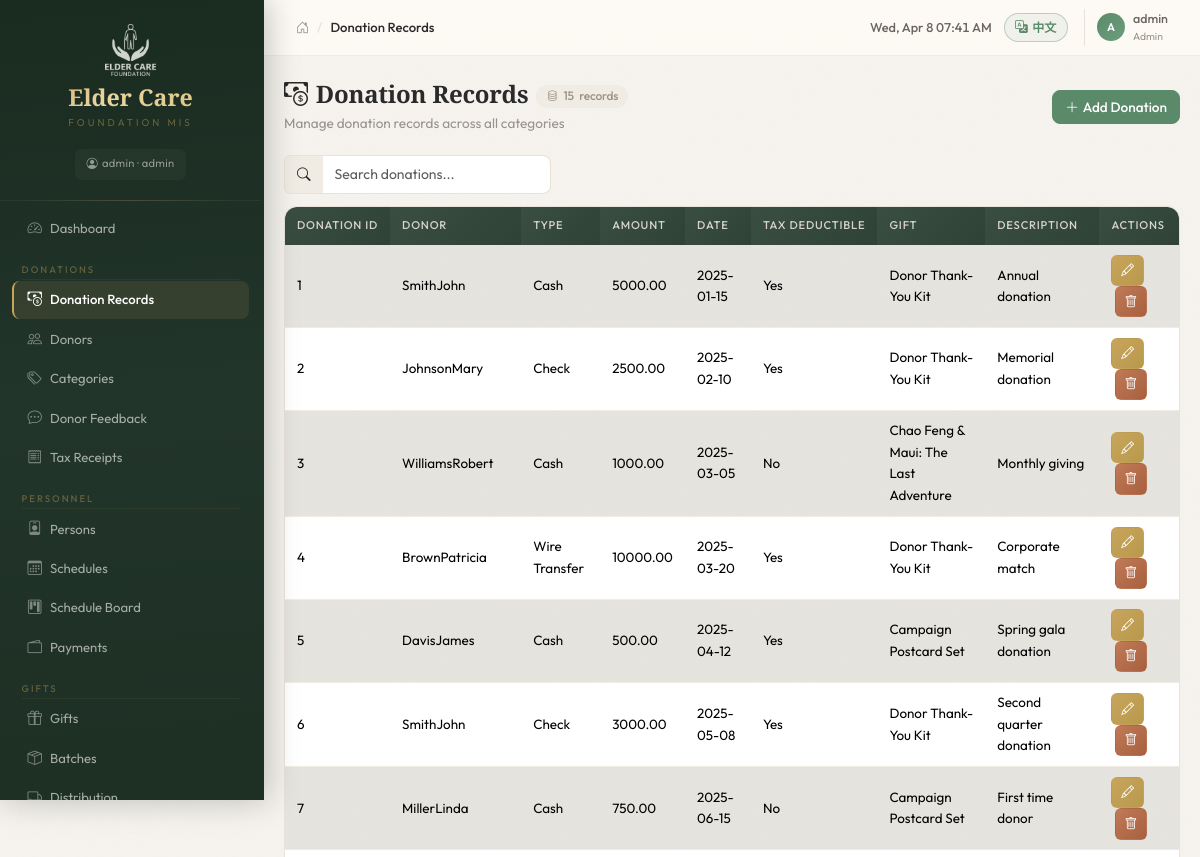
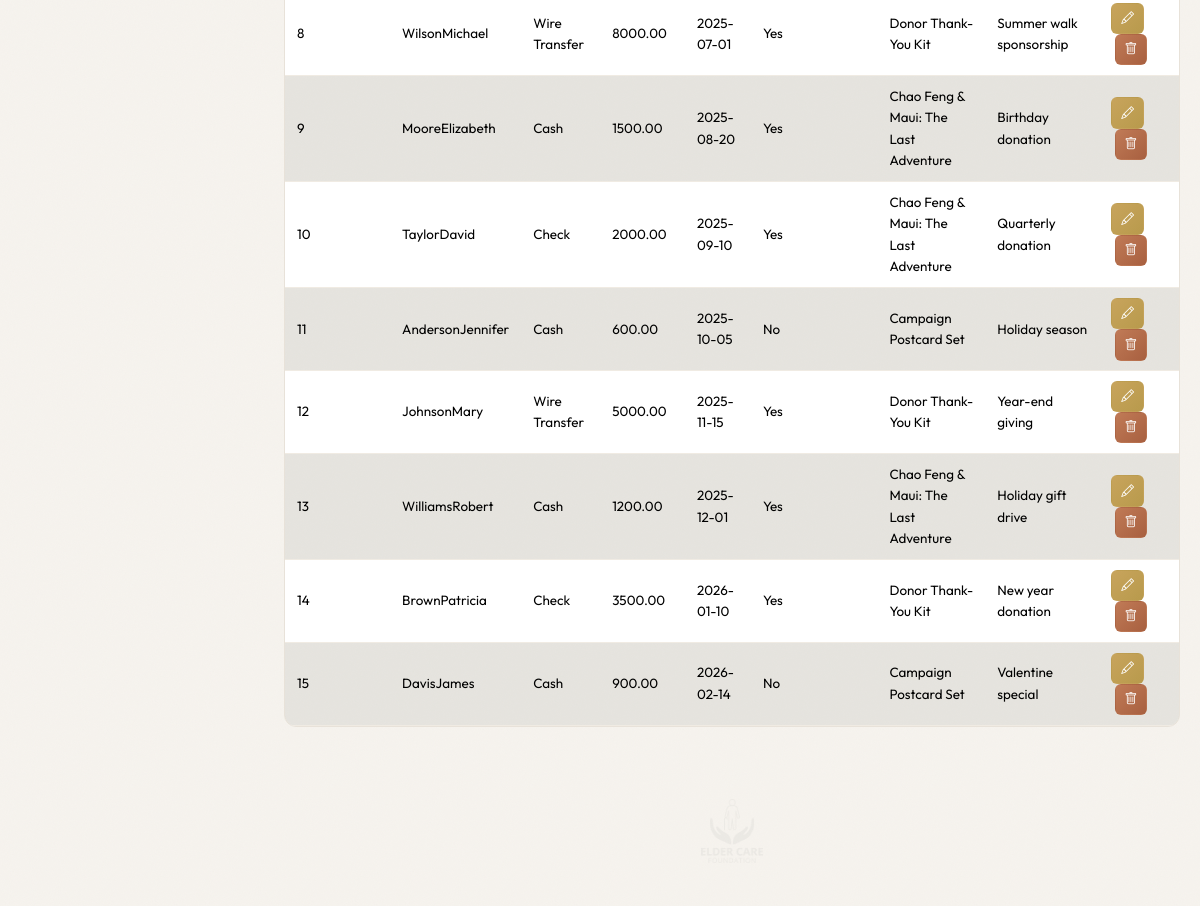
The app's page /donations (signed in) with its own data (2 pictures, top to bottom).
### tables this page shows
CREATE TABLE "User" (
	"user_id"	INTEGER,
	"user_name"	TEXT,
	"password"	TEXT,
	"email"	TEXT,
	"is_active"	INTEGER,
	"created_date"	NUMERIC,
	"updated_date"	NUMERIC, role TEXT DEFAULT "viewer",
	PRIMARY KEY("user_id")
);

CREATE TABLE "donations" (
	"donation_id"	INTEGER,
	"donor_id"	INTEGER,
	"donation_type"	TEXT,
	"amount"	REAL,
	"donation_date"	NUMERIC,
	"is_tax_deductible"	INTEGER,
	"gift_given"	TEXT,
	"description"	TEXT,
	"created_date"	NUMERIC,
	PRIMARY KEY("donation_id"),
	FOREIGN KEY("donation_type") REFERENCES "",
	FOREIGN KEY("donor_id") REFERENCES "donors"("donor_id")
);

CREATE TABLE "donors" (
	"donor_id"	INTEGER,
	"first_name"	TEXT,
	"last_name"	TEXT,
	"email"	TEXT,
	"age"	INTEGER,
	"gender"	TEXT,
	"location"	TEXT,
	"created_date"	NUMERIC,
	PRIMARY KEY("donor_id")
);

### blueprints/donations.py (the view)
@donations_bp.route('/donations')
@login_required
@role_required('finance')
def donations_list():
    rows = query_db(
        'SELECT d.*, dn.first_name, dn.last_name '
        'FROM donations d LEFT JOIN donors dn ON d.donor_id = dn.donor_id '
        'ORDER BY d.donation_id ASC'
    )
    donors = query_db('SELECT donor_id, first_name, last_name FROM donors ORDER BY last_name')
    gifts = query_db('SELECT gift_id, gift_name FROM gifts WHERE is_active = 1 ORDER BY gift_id')
    return render_template('donations/donations.html', donations=rows, donors=donors, gifts=gifts)

### blueprints/auth.py (called while the page is built)
def role_required(*roles):
    def decorator(f):
        @wraps(f)
        def wrapped(*args, **kwargs):
            if not current_user.has_role(*roles):
                flash('Insufficient permissions to access this page', 'warning')
                return redirect(url_for('dashboard.index'))
            return f(*args, **kwargs)
        return wrapped
    return decorator

    @property
    def is_admin(self):
        return self.role == 'admin'

    def has_role(self, *roles):
        return self.role in roles or self.role == 'admin'

### db.py (called while the page is built)
def get_db():
    if 'db' not in g:
        g.db = sqlite3.connect(current_app.config['DATABASE'])
        g.db.row_factory = sqlite3.Row
        g.db.execute('PRAGMA foreign_keys = ON')
    return g.db

def query_db(sql, args=(), one=False):
    cur = get_db().execute(sql, args)
    rv = cur.fetchall()
    cur.close()
    return (rv[0] if rv else None) if one else rv

### templates/donations/donations.html (shortened to what this page needs)
{% extends "base.html" %}
{% block breadcrumb %}<span data-i18n="Donation Records">Donation Records</span>{% endblock %}
{% block content %}
<div class="page-header">
  <div>
    <h4 class="mb-1"><i class="bi bi-cash-coin me-2"></i><span data-i18n="Donation Records">Donation Records</span><span class="record-count"><i class="bi bi-database"></i>{{ donations|length }} <span data-i18n="records">records</span></span></h4>
    <p class="page-subtitle" data-i18n="Manage donation records across all categories">Manage donation records across all categories</p>
  </div>
  <button class="btn btn-primary" onclick="openAddModal()"><i class="bi bi-plus-lg me-1"></i><span data-i18n="Add Donation">Add Donation</span></button>
</div>
<div class="table-info-bar">
  <div class="table-search">
    <div class="input-group" style="max-width:320px;">
      <span class="input-group-text"><i class="bi bi-search"></i></span>
      <input type="text" class="form-control" data-i18n-placeholder="Search donations..." placeholder="Search donations..." id="tableSearch">
    </div>
  </div>
</div>
{% if donations %}
<div class="table-responsive">
  <table class="table table-striped table-hover">
    <thead class="table-header">
      <tr>
        <th data-i18n="Donation ID">Donation ID</th><th data-i18n="Donor">Donor</th><th data-i18n="Type">Type</th><th data-i18n="Amount">Amount</th><th data-i18n="Date">Date</th>
        <th data-i18n="Tax Deductible">Tax Deductible</th><th data-i18n="Gift">Gift</th><th data-i18n="Description">Description</th><th data-i18n="Actions">Actions</th>
      </tr>
    </thead>
    <tbody>
      {% for d in donations %}
      <tr>
        <td>{{ d.donation_id }}</td>
        <td>{{ d.last_name }}{{ d.first_name }}</td>
        <td>{{ d.donation_type }}</td>
        <td>{{ "%.2f"|format(d.amount) }}</td>
        <td>{{ d.donation_date }}</td>
        <td>{{ "Yes" if d.is_tax_deductible else "No" }}</td>
        <td>{{ d.gift_given }}</td>
        <td>{{ d.description }}</td>
        <td>
          <button class="btn btn-sm btn-warning" aria-label="Edit" data-bs-toggle="tooltip" data-i18n-title="Edit" title="Edit" onclick="openEditModal({{ d.donation_id }}, {{ d.donor_id }}, '{{ d.donation_type }}', {{ d.amount }}, '{{ d.donation_date }}', {{ d.is_tax_deductible }}, '{{ d.gift_given }}', '{{ d.description }}')"><i class="bi bi-pencil"></i></button>
          <button class="btn btn-sm btn-danger" aria-label="Delete" data-bs-toggle="tooltip" data-i18n-title="Delete" title="Delete" onclick="confirmDelete('{{ url_for('donations.donations_delete', id=d.donation_id) }}', 'Donation #{{ d.donation_id }}')"><i class="bi bi-trash"></i></button>
        </td>
      </tr>
      {% endfor %}
    </tbody>
  </table>
</div>
{% else %}
<div class="empty-state">
  <i class="bi bi-inbox"></i>
  <h6 data-i18n="No donation records found">No donation records found</h6>
  <p data-i18n="Click &quot;Add Donation&quot; to create your first entry.">Click "Add Donation" to create your first entry.</p>
</div>
{% endif %}
{% endblock %}

### templates/base.html (shortened to what this page needs)
<!DOCTYPE html>
<html lang="en">
<head>
  <link href="https://cdn.jsdelivr.net/npm/bootstrap@5.3.3/dist/css/bootstrap.min.css" rel="stylesheet">
  <link href="https://cdn.jsdelivr.net/npm/bootstrap-icons@1.11.3/font/bootstrap-icons.min.css" rel="stylesheet">
  <link href="{{ url_for('static', filename='css/style.css') }}" rel="stylesheet">
</head>
<body>
{% if current_user.is_authenticated %}
<div class="d-flex" id="wrapper">
  <div id="sidebar">
    <div class="sidebar-brand">
      <div class="text-center">
        <img src="{{ url_for('static', filename='img/logo.png') }}" alt="Logo" class="sidebar-logo mb-2">
        <div class="sidebar-title" data-i18n="Elder Care">Elder Care</div>
        <div class="sidebar-subtitle" data-i18n="Foundation MIS">Foundation MIS</div>
      </div>
      <div class="text-center mt-2">
        <span class="sidebar-user"><i class="bi bi-person-circle me-1"></i>{{ current_user.user_name }} &middot; {{ current_user.role }}</span>
      </div>
    </div>
    <nav class="nav flex-column px-2 py-2" aria-label="Main navigation">
      <a class="nav-link" href="{{ url_for('dashboard.index') }}"><i class="bi bi-speedometer2 me-2"></i><span data-i18n="Dashboard">Dashboard</span></a>
      {% if current_user.has_role('finance') %}
      <div class="section-label" data-i18n="Donations">Donations</div>
      <a class="nav-link" href="{{ url_for('donations.donations_list') }}"><i class="bi bi-cash-coin me-2"></i><span data-i18n="Donation Records">Donation Records</span></a>
      <a class="nav-link" href="{{ url_for('donations.donors_list') }}"><i class="bi bi-people me-2"></i><span data-i18n="Donors">Donors</span></a>
      <a class="nav-link" href="{{ url_for('donations.categories_list') }}"><i class="bi bi-tags me-2"></i><span data-i18n="Categories">Categories</span></a>
      <a class="nav-link" href="{{ url_for('donations.feedback_list') }}"><i class="bi bi-chat-dots me-2"></i><span data-i18n="Donor Feedback">Donor Feedback</span></a>
      <a class="nav-link" href="{{ url_for('donations.receipts_list') }}"><i class="bi bi-receipt me-2"></i><span data-i18n="Tax Receipts">Tax Receipts</span></a>
      {% endif %}
      {% if current_user.has_role('event_coordinator') %}
      <div class="section-label" data-i18n="Personnel">Personnel</div>
      <a class="nav-link" href="{{ url_for('personnel.persons_list') }}"><i class="bi bi-person-badge me-2"></i><span data-i18n="Persons">Persons</span></a>
      <a class="nav-link" href="{{ url_for('personnel.schedules_list') }}"><i class="bi bi-calendar3 me-2"></i><span data-i18n="Schedules">Schedules</span></a>
      <a class="nav-link" href="{{ url_for('personnel.schedule_board') }}"><i class="bi bi-kanban me-2"></i><span data-i18n="Schedule Board">Schedule Board</span></a>
      <a class="nav-link" href="{{ url_for('personnel.payments_list') }}"><i class="bi bi-wallet2 me-2"></i><span data-i18n="Payments">Payments</span></a>
      <div class="section-label" data-i18n="Gifts">Gifts</div>
      <a class="nav-link" href="{{ url_for('gifts.gifts_list') }}"><i class="bi bi-gift me-2"></i><span data-i18n="Gifts">Gifts</span></a>
      <a class="nav-link" href="{{ url_for('gifts.batches_list') }}"><i class="bi bi-box-seam me-2"></i><span data-i18n="Batches">Batches</span></a>
      <a class="nav-link" href="{{ url_for('gifts.distribution_list') }}"><i class="bi bi-truck me-2"></i><span data-i18n="Distribution">Distribution</span></a>
      {% endif %}
    </nav>
  </div>
  <div class="flex-grow-1 d-flex flex-column" style="min-width:0;">
    <div class="topbar">
      <nav aria-label="breadcrumb">
        <ol class="breadcrumb">
          <li class="breadcrumb-item"><a href="{{ url_for('dashboard.index') }}"><i class="bi bi-house-door"></i></a></li>
          <li class="breadcrumb-item active">{% block breadcrumb %}Dashboard{% endblock %}</li>
        </ol>
      </nav>
      <div class="topbar-right">
        <span class="topbar-time" id="topbarTime"></span>
        <button id="langToggleBtn" class="btn btn-sm lang-toggle-btn" onclick="I18n.setLang(I18n.getLang()==='en'?'zh':'en')" title="切换为中文">
        </button>
        <div class="topbar-user">
          <div class="topbar-user-avatar">{{ current_user.user_name[0]|upper }}</div>
          <div>
            <div class="topbar-user-name">{{ current_user.user_name }}</div>
            <div class="topbar-user-role">{{ current_user.role }}</div>
          </div>
        </div>
      </div>
    </div>
    <div class="content-area flex-grow-1" id="main-content" role="main">
      {% block content %}{% endblock %}
      <div class="watermark-footer">
        <img src="{{ url_for('static', filename='img/logo.png') }}" alt="Elder Care Foundation">
      </div>
    </div>
  </div>
</div>
{% endif %}
</body>
</html>

### records on screen
User: user_name "admin", role "admin", user_name "A", role "Admin"
donations: donation_id "1", last_name "Smith", first_name "John", donation_type "Cash", amount "5000.00", donation_date "2025-01-15", is_tax_deductible "Yes", gift_given "Donor Thank-You Kit", description "Annual donation"
donations: donation_id "2", last_name "Johnson", first_name "Mary", donation_type "Check", amount "2500.00", donation_date "2025-02-10", is_tax_deductible "Yes", gift_given "Donor Thank-You Kit", description "Memorial donation"
donations: donation_id "3", last_name "Williams", first_name "Robert", donation_type "Cash", amount "1000.00", donation_date "2025-03-05", is_tax_deductible "No", gift_given "Chao Feng & Maui: The Last Adventure", description "Monthly giving"
donations: donation_id "4", last_name "Brown", first_name "Patricia", donation_type "Wire Transfer", amount "10000.00", donation_date "2025-03-20", is_tax_deductible "Yes", gift_given "Donor Thank-You Kit", description "Corporate match"
donations: donation_id "5", last_name "Davis", first_name "James", donation_type "Cash", amount "500.00", donation_date "2025-04-12", is_tax_deductible "Yes", gift_given "Campaign Postcard Set", description "Spring gala donation"
donations: donation_id "6", last_name "Smith", first_name "John", donation_type "Check", amount "3000.00", donation_date "2025-05-08", is_tax_deductible "Yes", gift_given "Donor Thank-You Kit", description "Second quarter donation"
donations: donation_id "7", last_name "Miller", first_name "Linda", donation_type "Cash", amount "750.00", donation_date "2025-06-15", is_tax_deductible "No", gift_given "Campaign Postcard Set", description "First time donor"
donations: donation_id "8", last_name "Wilson", first_name "Michael", donation_type "Wire Transfer", amount "8000.00", donation_date "2025-07-01", is_tax_deductible "Yes", gift_given "Donor Thank-You Kit", description "Summer walk sponsorship"
donations: donation_id "9", last_name "Moore", first_name "Elizabeth", donation_type "Cash", amount "1500.00", donation_date "2025-08-20", is_tax_deductible "Yes", gift_given "Chao Feng & Maui: The Last Adventure", description "Birthday donation"
donations: donation_id "10", last_name "Taylor", first_name "David", donation_type "Check", amount "2000.00", donation_date "2025-09-10", is_tax_deductible "Yes", gift_given "Chao Feng & Maui: The Last Adventure", description "Quarterly donation"
donations: donation_id "11", last_name "Anderson", first_name "Jennifer", donation_type "Cash", amount "600.00", donation_date "2025-10-05", is_tax_deductible "No", gift_given "Campaign Postcard Set", description "Holiday season"
donations: donation_id "12", last_name "Johnson", first_name "Mary", donation_type "Wire Transfer", amount "5000.00", donation_date "2025-11-15", is_tax_deductible "Yes", gift_given "Donor Thank-You Kit", description "Year-end giving"
donations: donation_id "13", last_name "Williams", first_name "Robert", donation_type "Cash", amount "1200.00", donation_date "2025-12-01", is_tax_deductible "Yes", gift_given "Chao Feng & Maui: The Last Adventure", description "Holiday gift drive"
donations: donation_id "14", last_name "Brown", first_name "Patricia", donation_type "Check", amount "3500.00", donation_date "2026-01-10", is_tax_deductible "Yes", gift_given "Donor Thank-You Kit", description "New year donation"
donations: donation_id "15", last_name "Davis", first_name "James", donation_type "Cash", amount "900.00", donation_date "2026-02-14", is_tax_deductible "No", gift_given "Campaign Postcard Set", description "Valentine special"

### other values on screen
{{ donations|length }} "15"
